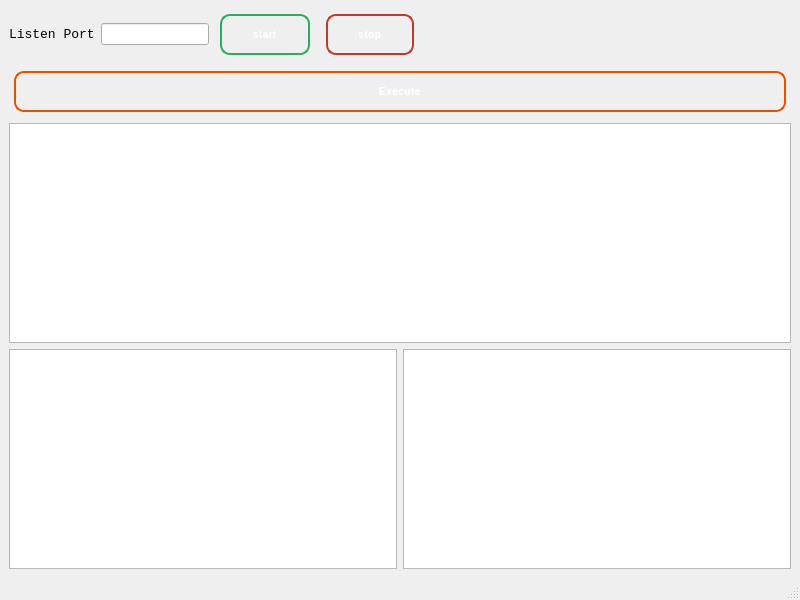
<?xml version="1.0" encoding="UTF-8"?>
<ui version="4.0">
 <class>MainWindow</class>
 <widget class="QMainWindow" name="MainWindow">
  <property name="geometry">
   <rect>
    <x>0</x>
    <y>0</y>
    <width>800</width>
    <height>600</height>
   </rect>
  </property>
  <property name="windowTitle">
   <string>MainWindow</string>
  </property>
  <widget class="QWidget" name="centralwidget">
   <layout class="QVBoxLayout" name="verticalLayout_2">
    <item>
     <layout class="QVBoxLayout" name="verticalLayout">
      <item>
       <layout class="QHBoxLayout" name="horizontalLayout">
        <item>
         <widget class="QLabel" name="label">
          <property name="font">
           <font>
            <family>Consolas</family>
            <pointsize>10</pointsize>
           </font>
          </property>
          <property name="text">
           <string>Listen Port</string>
          </property>
         </widget>
        </item>
        <item>
         <widget class="QLineEdit" name="ListenPortLE">
          <property name="sizePolicy">
           <sizepolicy hsizetype="Minimum" vsizetype="Fixed">
            <horstretch>0</horstretch>
            <verstretch>0</verstretch>
           </sizepolicy>
          </property>
         </widget>
        </item>
        <item>
         <widget class="QPushButton" name="startPBN">
          <property name="styleSheet">
           <string notr="true">QPushButton {
    background: qlineargradient(x1: 0, y1: 0, x2: 0, y2: 1,
                              stop: 0 #5cd85c, stop: 1 #2ecc71);
    border: 2px solid #27ae60;
    border-radius: 10px;
    color: white;
    font-family: 'Segoe UI', Arial, sans-serif;
    font-size: 10px;
    font-weight: bold;
    padding: 12px 30px;
    margin: 5px;
    text-transform: uppercase;
    letter-spacing: 0.5px;
    
    /* Тень */
    box-shadow: 0 4px 6px rgba(46, 204, 113, 0.3);
}

QPushButton:hover {
    background: qlineargradient(x1: 0, y1: 0, x2: 0, y2: 1,
                              stop: 0 #52d152, stop: 1 #27ae60);
    border: 2px solid #219653;
    box-shadow: 0 6px 8px rgba(46, 204, 113, 0.4);
}

QPushButton:pressed {
    background: qlineargradient(x1: 0, y1: 0, x2: 0, y2: 1,
                              stop: 0 #27ae60, stop: 1 #229954);
    padding-top: 13px;
    padding-bottom: 11px;
    box-shadow: 0 2px 4px rgba(46, 204, 113, 0.2);
}

QPushButton:disabled {
    background: #bdc3c7;
    border: 2px solid #95a5a6;
    color: #7f8c8d;
    box-shadow: none;
}</string>
          </property>
          <property name="text">
           <string>start</string>
          </property>
         </widget>
        </item>
        <item>
         <widget class="QPushButton" name="stopPBN">
          <property name="styleSheet">
           <string notr="true">QPushButton {
    background: qlineargradient(x1: 0, y1: 0, x2: 0, y2: 1,
                              stop: 0 #ff6b6b, stop: 1 #e74c3c);
    border: 2px solid #c0392b;
    border-radius: 10px;
    color: white;
    font-family: 'Segoe UI', Arial, sans-serif;
    font-size: 10px;
    font-weight: bold;
    padding: 12px 30px;
    margin: 5px;
    text-transform: uppercase;
    letter-spacing: 0.5px;
    
    /* Тень */
    box-shadow: 0 4px 6px rgba(231, 76, 60, 0.3);
}

QPushButton:hover {
    background: qlineargradient(x1: 0, y1: 0, x2: 0, y2: 1,
                              stop: 0 #ff5252, stop: 1 #c0392b);
    border: 2px solid #a93226;
    box-shadow: 0 6px 8px rgba(231, 76, 60, 0.4);
}

QPushButton:pressed {
    background: qlineargradient(x1: 0, y1: 0, x2: 0, y2: 1,
                              stop: 0 #c0392b, stop: 1 #b03a2e);
    padding-top: 13px;
    padding-bottom: 11px;
    box-shadow: 0 2px 4px rgba(231, 76, 60, 0.2);
}

QPushButton:disabled {
    background: #bdc3c7;
    border: 2px solid #95a5a6;
    color: #7f8c8d;
    box-shadow: none;
}</string>
          </property>
          <property name="text">
           <string>stop</string>
          </property>
         </widget>
        </item>
        <item>
         <spacer name="horizontalSpacer">
          <property name="orientation">
           <enum>Qt::Horizontal</enum>
          </property>
          <property name="sizeHint" stdset="0">
           <size>
            <width>40</width>
            <height>20</height>
           </size>
          </property>
         </spacer>
        </item>
       </layout>
      </item>
      <item>
       <widget class="QPushButton" name="executeScriptPBN">
        <property name="styleSheet">
         <string notr="true">QPushButton {
    background: qlineargradient(x1: 0, y1: 0, x2: 0, y2: 1,
                              stop: 0 #ffa726, stop: 1 #f57c00);
    border: 2px solid #e65100;
    border-radius: 10px;
    color: white;
    font-family: 'Segoe UI', Arial, sans-serif;
    font-size: 10px;
    font-weight: bold;
    padding: 12px 30px;
    margin: 5px;
    text-transform: uppercase;
    letter-spacing: 0.5px;
    
    /* Тень */
    box-shadow: 0 4px 6px rgba(245, 124, 0, 0.3);
}

QPushButton:hover {
    background: qlineargradient(x1: 0, y1: 0, x2: 0, y2: 1,
                              stop: 0 #ff9800, stop: 1 #ef6c00);
    border: 2px solid #d84315;
    box-shadow: 0 6px 8px rgba(245, 124, 0, 0.4);
}

QPushButton:pressed {
    background: qlineargradient(x1: 0, y1: 0, x2: 0, y2: 1,
                              stop: 0 #ef6c00, stop: 1 #e65100);
    padding-top: 13px;
    padding-bottom: 11px;
    box-shadow: 0 2px 4px rgba(245, 124, 0, 0.2);
}

QPushButton:disabled {
    background: #bdc3c7;
    border: 2px solid #95a5a6;
    color: #7f8c8d;
    box-shadow: none;
}</string>
        </property>
        <property name="text">
         <string>Execute</string>
        </property>
       </widget>
      </item>
      <item>
       <widget class="QGraphicsView" name="scriptGV">
        <property name="sizePolicy">
         <sizepolicy hsizetype="MinimumExpanding" vsizetype="Expanding">
          <horstretch>0</horstretch>
          <verstretch>0</verstretch>
         </sizepolicy>
        </property>
       </widget>
      </item>
      <item>
       <layout class="QHBoxLayout" name="horizontalLayout_2">
        <item>
         <widget class="QTextEdit" name="logScript">
          <property name="sizePolicy">
           <sizepolicy hsizetype="Minimum" vsizetype="Expanding">
            <horstretch>0</horstretch>
            <verstretch>0</verstretch>
           </sizepolicy>
          </property>
          <property name="font">
           <font>
            <family>Consolas</family>
            <pointsize>7</pointsize>
           </font>
          </property>
          <property name="readOnly">
           <bool>true</bool>
          </property>
         </widget>
        </item>
        <item>
         <widget class="QTextEdit" name="log">
          <property name="sizePolicy">
           <sizepolicy hsizetype="Minimum" vsizetype="Expanding">
            <horstretch>0</horstretch>
            <verstretch>0</verstretch>
           </sizepolicy>
          </property>
          <property name="font">
           <font>
            <family>Consolas</family>
            <pointsize>9</pointsize>
           </font>
          </property>
          <property name="readOnly">
           <bool>true</bool>
          </property>
         </widget>
        </item>
       </layout>
      </item>
     </layout>
    </item>
   </layout>
  </widget>
  <widget class="QMenuBar" name="menubar">
   <property name="geometry">
    <rect>
     <x>0</x>
     <y>0</y>
     <width>800</width>
     <height>26</height>
    </rect>
   </property>
  </widget>
  <widget class="QStatusBar" name="statusbar"/>
 </widget>
 <resources/>
 <connections/>
</ui>
